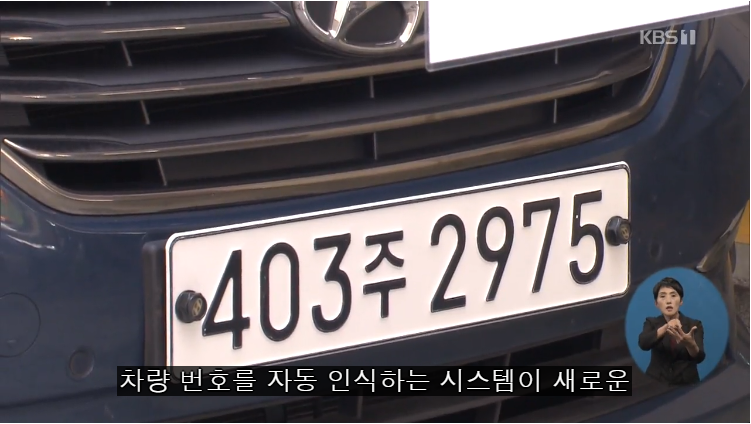
#> input picture base/403_2975.PNG, 751 x 424 px, found by its file name; its folder holds only this picture in this run
$ python lp_detection_20200703115443.py
#> lines starting #> are read from the running program, lines starting #| are printed output that depends on the picture; after the words box and inside, x2 and y2 are one past the last pixel; in counts of white or black regions, pixels touching at a corner belong together; long printed decimals are rounded
import os
import math
import cv2
import numpy as np
from PIL import Image, ImageEnhance

import pytesseract
pytesseract.pytesseract.tesseract_cmd = r"C:\Program Files\Tesseract-OCR\tesseract.exe"

def recogLp(filename):
#> called with filename = '403_2975.PNG'
    path = './base/' + filename
    img = cv2.imread(path, cv2.IMREAD_COLOR)
#> img is the input picture: shape (424, 751, 3); mean B, G, R 92.6, 88.3, 92.9
    img_h, img_w = img.shape[:2]
#> img_h = 424; img_w = 751
    org_img = img.copy()
    img = cv2.cvtColor(img, cv2.COLOR_BGR2GRAY) # color gray
#> img: shape (424, 751)
    img = cv2.bilateralFilter(img, 9, 75, 75) # blur filter
    img = cv2.Canny(img, 50, 50) # extract edge
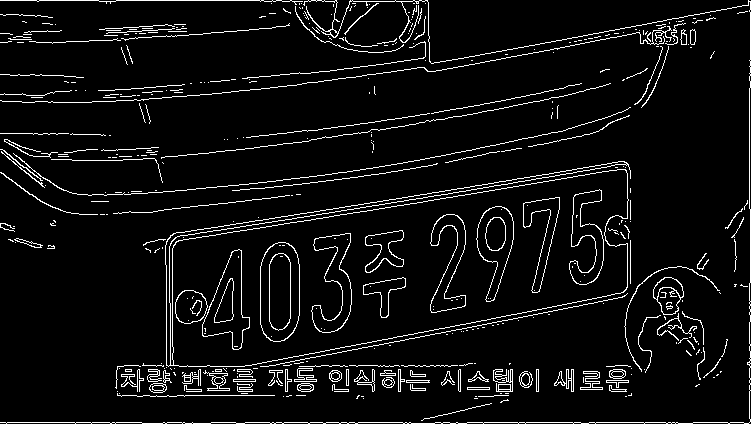
#> img: shape (424, 751); 6% white in thin lines or dots

    contours, _ = cv2.findContours(img, cv2.RETR_TREE, cv2.CHAIN_APPROX_SIMPLE) # objects list
#> contours = 523 contours, 409 with area under 20; largest, box (x1, y1, x2, y2) and area: (165, 161, 631, 367) 60542, (172, 169, 629, 367) 58521, (260, 242, 300, 342) 3415, (260, 242, 300, 342) 3382, (202, 249, 250, 350) 2372

    rec_box = []; c = [];
    f_count = 0; select = 0;
    for i in range(len(contours)):
        x, y, w, h = cv2. boundingRect(contours[i])
        area = w*h; ratio = float(w)/h;
        # filtering box size << overfitted
        if ratio >= 0.3 and ratio < 1.0 and area >= 2000 and area <= 5000:
            # print("x: ", x, " y: ", y, " w: ", w, " h: ", h)
            c.append((int(x+w/2), int(y+h/2)))
            print("ratio: ", ratio, " area: ", area)
            cv2.rectangle(org_img, (x, y), (x+w, y+h), (0, 225, 0), 1)
            rec_box.append(cv2.boundingRect(contours[i]))
#> this loop made 523 passes
#> (x, y, w, h, area, ratio) on passes 1, 2, 9: (421, 403, 71, 18, 1278, 3.94), (500, 399, 9, 4, 36, 2.25), (478, 395, 31, 2, 62, 15.5)
#| ratio:  0.4752  area:  4848
#| ratio:  0.4752  area:  4848
#| ratio:  0.4  area:  4000
#| ratio:  0.4  area:  4000
#| ratio:  0.41  area:  4100
#| ratio:  0.41  area:  4100
#| ratio:  0.3636  area:  3564
#| ratio:  0.3636  area:  3564
#> (further printed lines are left out)
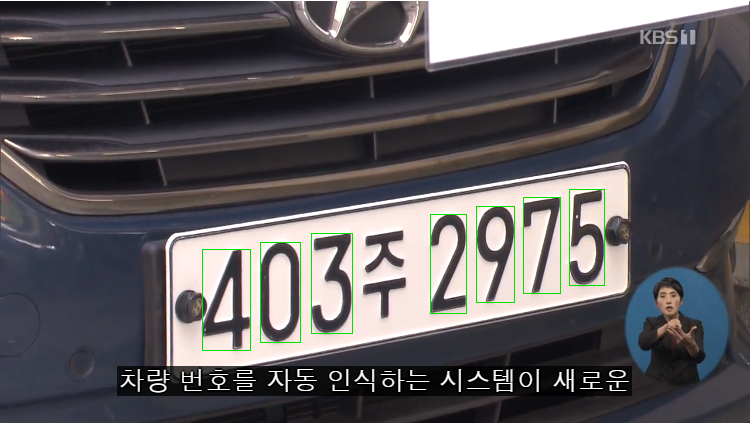
#> org_img: shape (424, 751, 3); 0.6% of pixels changed, all inside (x1, y1, x2, y2) = (202, 189, 605, 351)
#> after the loop, c = [(226, 299), (226, 299), (280, 292), (280, 292), (331, 283), (331, 283), (448, 263), (448, 263), (495, 254), (495, 254), (541, 245), (541, 245), (586, 237), (586, 237)]; rec_box = 14 items, first 6: (202, 249, 48, 101), (202, 249, 48, 101), (260, 242, 40, 100), (260, 242, 40, 100), (311, 233, 41, 100), (311, 233, 41, 100)

    print(len(rec_box))
#| 14

    for i in range(len(rec_box)):
        for j in range(len(rec_box)-(i+1)):
            if rec_box[j][0] > rec_box[j+1][0]:
                temp = rec_box[j]
                rec_box[j] = rec_box[j+1]
                rec_box[j+1] = temp
#> this loop made 14 passes

    print(len(rec_box))
#| 14
    for m in range(len(rec_box)):
        count = 0
        for n in range(m+1, len(rec_box)-1):
            delta_x = abs(rec_box[n+1][0]-rec_box[m][0])
            if delta_x == 0: delta_x = 1;
            delta_y = abs(rec_box[n+1][1]-rec_box[m][1])
            if delta_y == 0: delta_y = 1;
            gradient = float(delta_y)/float(delta_x)
            if gradient < 0.25: count += 1

        if count > f_count:
            f_count = count; select = m;
#> this loop made 14 passes
#> (f_count, select) on pass 1: (12, 0)
#> after the loop, f_count = 12; select = 0
    cv2.imwrite('./rslt_detect/snake_'+filename, org_img)
    print(len(rec_box))
#| 14

    ### calculate plate_width
    a = abs(c[0][1]-c[len(c)-1][1])
#> a = 62
    b = abs(c[0][0]-c[len(c)-1][0])
#> b = 360
    plate_w = math.sqrt(a**2 + b**2)
#> plate_w = 365.3
    print(a, b, plate_w)
#| 62 360 365.300

    angle = math.atan2(c[0][1]-c[len(c)-1][1], c[0][0]-c[len(c)-1][0]) * 180/math.pi
#> angle = 170.2
    if angle > 90: angle -= 180
#> angle = -9.77
    rotate_img = cv2.warpAffine(org_img, cv2.getRotationMatrix2D(((c[0][0]+c[1][0])/2, (c[0][1]+c[1][1]/2)), angle, 1), (img_w, img_h))
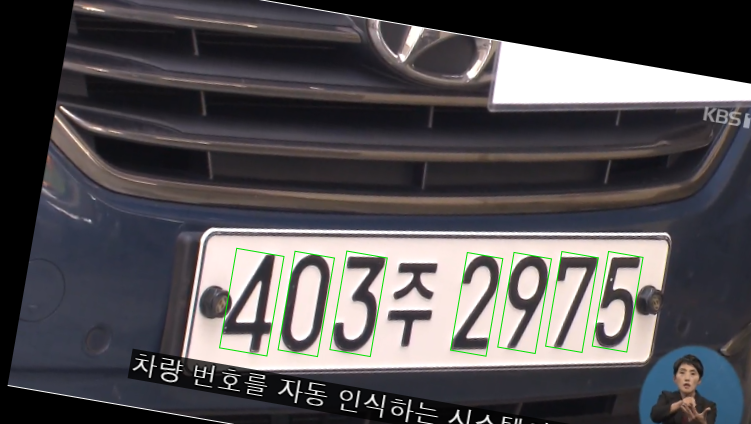
#> rotate_img: shape (424, 751, 3); mean B, G, R 83.6, 81.1, 84
    # left-top == (0, 0) / [HEIGHT, WIDTH]
    img = rotate_img[rec_box[select][1]-20:rec_box[select][3]+rec_box[select][1]+20, rec_box[select][0]-50:100+rec_box[select][0]+400]
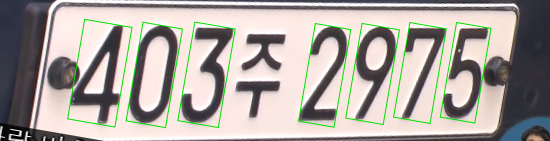
#> img: shape (141, 550, 3); mean B, G, R 159.7, 165.3, 171.2

    ### getPerspectiveTransform(before*4, after*4)
    ### warpPerspective(img, matrix, )
    cv2.getPerspectiveTransform

    rslt_detect = cv2.resize(img, None,fx=1.8,fy=1.8,interpolation=cv2.INTER_CUBIC+cv2.INTER_LINEAR)
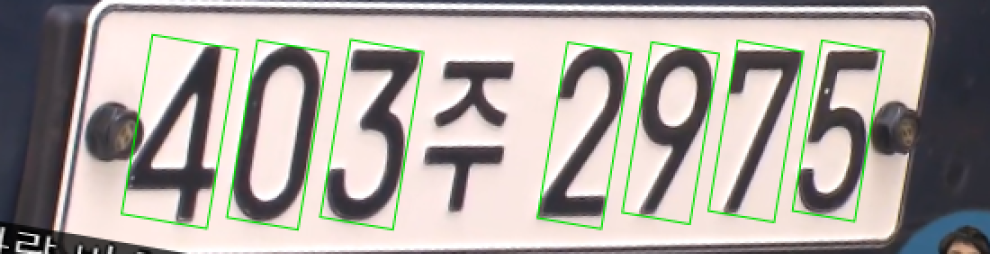
#> rslt_detect: shape (254, 990, 3); mean B, G, R 159.6, 165.2, 171.1

    img_recog = cv2.cvtColor(rslt_detect, cv2.COLOR_BGR2GRAY)
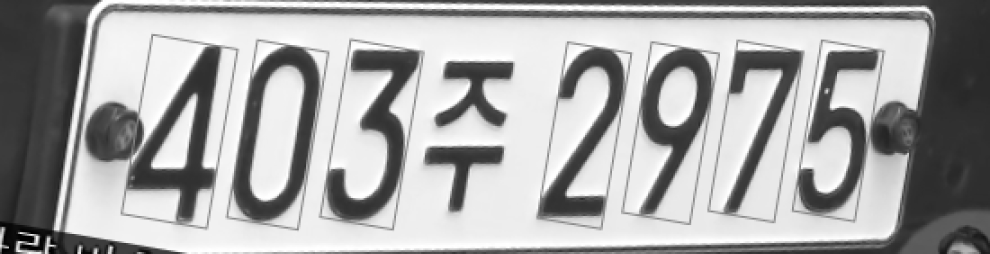
#> img_recog: shape (254, 990); min 0, max 255, mean 166.3
    img_recog = cv2.morphologyEx(img_recog, cv2.MORPH_CLOSE, kernel=np.ones((3,3), np.uint8))
    _, img_recog = cv2.threshold(img_recog, thresh=0.0, maxval=255.0, type=cv2.THRESH_BINARY | cv2.THRESH_OTSU)
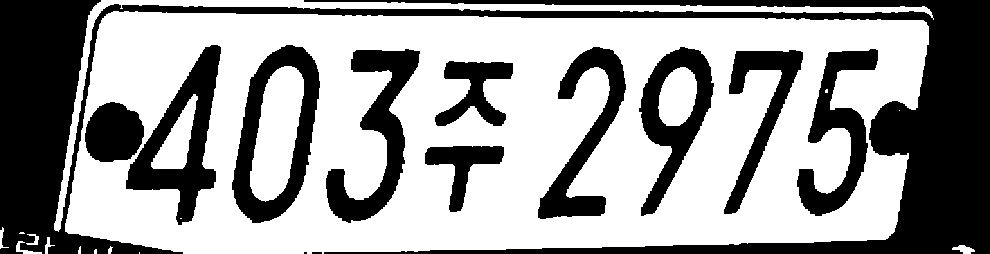
#> img_recog: shape (254, 990); 61.1% white; 13 black regions (1 under 20 px), largest, box (x1, y1, x2, y2) and area: (0, 0, 990, 254) 54280, (232, 45, 320, 223) 6152, (126, 45, 221, 225) 6148
    cv2.imwrite('./rslt_detect/thres_'+filename, img_recog)
    rslt_recog = pytesseract.image_to_string(img_recog, lang='kor_lp_gen', config='--psm 7 --oem 2')

    return rslt_recog

filenames = os.listdir('./base')
for filename in filenames:
    print(recogLp(filename))
#> (the call stopped at in recogLp, `rslt_recog = pytesseract.image_to_string(img_recog, lang='kor_lp_gen',..`: pytesseract is not available in this run)
